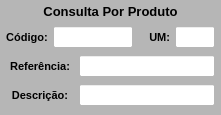
               <widget class="QWidget" name="widget_Cor2" native="true">
                <property name="sizePolicy">
                 <sizepolicy hsizetype="Preferred" vsizetype="Preferred">
                  <horstretch>0</horstretch>
                  <verstretch>0</verstretch>
                 </sizepolicy>
                </property>
                <property name="minimumSize">
                 <size>
                  <width>0</width>
                  <height>0</height>
                 </size>
                </property>
                <property name="maximumSize">
                 <size>
                  <width>350</width>
                  <height>16777215</height>
                 </size>
                </property>
                <property name="font">
                 <font>
                  <pointsize>8</pointsize>
                 </font>
                </property>
                <property name="styleSheet">
                 <string notr="true">background-color: rgb(182, 182, 182);</string>
                </property>
                <layout class="QVBoxLayout" name="verticalLayout_11">
                 <property name="spacing">
                  <number>1</number>
                 </property>
                 <property name="leftMargin">
                  <number>1</number>
                 </property>
                 <property name="topMargin">
                  <number>1</number>
                 </property>
                 <property name="rightMargin">
                  <number>1</number>
                 </property>
                 <property name="bottomMargin">
                  <number>6</number>
                 </property>
                 <item>
                  <widget class="QWidget" name="widget_16" native="true">
                   <property name="minimumSize">
                    <size>
                     <width>0</width>
                     <height>0</height>
                    </size>
                   </property>
                   <property name="maximumSize">
                    <size>
                     <width>16777215</width>
                     <height>25</height>
                    </size>
                   </property>
                   <property name="font">
                    <font>
                     <pointsize>8</pointsize>
                    </font>
                   </property>
                   <property name="styleSheet">
                    <string notr="true"/>
                   </property>
                   <layout class="QHBoxLayout" name="horizontalLayout_17">
                    <property name="spacing">
                     <number>3</number>
                    </property>
                    <property name="leftMargin">
                     <number>3</number>
                    </property>
                    <property name="topMargin">
                     <number>3</number>
                    </property>
                    <property name="rightMargin">
                     <number>3</number>
                    </property>
                    <property name="bottomMargin">
                     <number>3</number>
                    </property>
                    <item>
                     <widget class="QLabel" name="label_52">
                      <property name="maximumSize">
                       <size>
                        <width>16777215</width>
                        <height>16777215</height>
                       </size>
                      </property>
                      <property name="font">
                       <font>
                        <pointsize>10</pointsize>
                        <weight>75</weight>
                        <bold>true</bold>
                       </font>
                      </property>
                      <property name="text">
                       <string>Consulta Por Produto</string>
                      </property>
                      <property name="alignment">
                       <set>Qt::AlignCenter</set>
                      </property>
                     </widget>
                    </item>
                   </layout>
                  </widget>
                 </item>
                 <item>
                  <widget class="QWidget" name="widget_37" native="true">
                   <property name="minimumSize">
                    <size>
                     <width>0</width>
                     <height>0</height>
                    </size>
                   </property>
                   <property name="maximumSize">
                    <size>
                     <width>16777215</width>
                     <height>30</height>
                    </size>
                   </property>
                   <property name="font">
                    <font>
                     <pointsize>8</pointsize>
                    </font>
                   </property>
                   <property name="styleSheet">
                    <string notr="true"/>
                   </property>
                   <layout class="QHBoxLayout" name="horizontalLayout_4">
                    <property name="spacing">
                     <number>5</number>
                    </property>
                    <property name="leftMargin">
                     <number>5</number>
                    </property>
                    <property name="topMargin">
                     <number>3</number>
                    </property>
                    <property name="rightMargin">
                     <number>5</number>
                    </property>
                    <property name="bottomMargin">
                     <number>3</number>
                    </property>
                    <item>
                     <widget class="QLabel" name="label_54">
                      <property name="minimumSize">
                       <size>
                        <width>0</width>
                        <height>0</height>
                       </size>
                      </property>
                      <property name="maximumSize">
                       <size>
                        <width>68</width>
                        <height>16777215</height>
                       </size>
                      </property>
                      <property name="font">
                       <font>
                        <pointsize>8</pointsize>
                        <weight>75</weight>
                        <bold>true</bold>
                       </font>
                      </property>
                      <property name="text">
                       <string>Código:</string>
                      </property>
                      <property name="alignment">
                       <set>Qt::AlignCenter</set>
                      </property>
                     </widget>
                    </item>
                    <item>
                     <widget class="QLineEdit" name="line_Codigo">
                      <property name="sizePolicy">
                       <sizepolicy hsizetype="Preferred" vsizetype="Preferred">
                        <horstretch>0</horstretch>
                        <verstretch>0</verstretch>
                       </sizepolicy>
                      </property>
                      <property name="minimumSize">
                       <size>
                        <width>0</width>
                        <height>0</height>
                       </size>
                      </property>
                      <property name="maximumSize">
                       <size>
                        <width>80</width>
                        <height>16777215</height>
                       </size>
                      </property>
                      <property name="font">
                       <font>
                        <pointsize>8</pointsize>
                       </font>
                      </property>
                      <property name="styleSheet">
                       <string notr="true">background-color: rgb(255, 255, 255);</string>
                      </property>
                      <property name="alignment">
                       <set>Qt::AlignCenter</set>
                      </property>
                      <property name="placeholderText">
                       <string/>
                      </property>
                     </widget>
                    </item>
                    <item>
                     <widget class="QLabel" name="label_10">
                      <property name="font">
                       <font>
                        <pointsize>8</pointsize>
                       </font>
                      </property>
                      <property name="text">
                       <string/>
                      </property>
                     </widget>
                    </item>
                    <item>
                     <widget class="QLabel" name="label_25">
                      <property name="maximumSize">
                       <size>
                        <width>25</width>
                        <height>16777215</height>
                       </size>
                      </property>
                      <property name="font">
                       <font>
                        <pointsize>8</pointsize>
                        <weight>75</weight>
                        <bold>true</bold>
                       </font>
                      </property>
                      <property name="text">
                       <string>UM:</string>
                      </property>
                      <property name="alignment">
                       <set>Qt::AlignRight|Qt::AlignTrailing|Qt::AlignVCenter</set>
                      </property>
                     </widget>
                    </item>
                    <item>
                     <widget class="QLineEdit" name="line_UM">
                      <property name="sizePolicy">
                       <sizepolicy hsizetype="Preferred" vsizetype="Preferred">
                        <horstretch>0</horstretch>
                        <verstretch>0</verstretch>
                       </sizepolicy>
                      </property>
                      <property name="minimumSize">
                       <size>
                        <width>0</width>
                        <height>0</height>
                       </size>
                      </property>
                      <property name="maximumSize">
                       <size>
                        <width>40</width>
                        <height>16777215</height>
                       </size>
                      </property>
                      <property name="font">
                       <font>
                        <pointsize>8</pointsize>
                       </font>
                      </property>
                      <property name="styleSheet">
                       <string notr="true">background-color: rgb(255, 255, 255);</string>
                      </property>
                      <property name="alignment">
                       <set>Qt::AlignCenter</set>
                      </property>
                     </widget>
                    </item>
                   </layout>
                  </widget>
                 </item>
                 <item>
                  <widget class="QWidget" name="widget_26" native="true">
                   <property name="minimumSize">
                    <size>
                     <width>0</width>
                     <height>0</height>
                    </size>
                   </property>
                   <property name="maximumSize">
                    <size>
                     <width>16777215</width>
                     <height>30</height>
                    </size>
                   </property>
                   <property name="font">
                    <font>
                     <pointsize>8</pointsize>
                    </font>
                   </property>
                   <property name="styleSheet">
                    <string notr="true"/>
                   </property>
                   <layout class="QHBoxLayout" name="horizontalLayout_18">
                    <property name="spacing">
                     <number>5</number>
                    </property>
                    <property name="leftMargin">
                     <number>5</number>
                    </property>
                    <property name="topMargin">
                     <number>3</number>
                    </property>
                    <property name="rightMargin">
                     <number>5</number>
                    </property>
                    <property name="bottomMargin">
                     <number>3</number>
                    </property>
                    <item>
                     <widget class="QLabel" name="label_58">
                      <property name="minimumSize">
                       <size>
                        <width>0</width>
                        <height>0</height>
                       </size>
                      </property>
                      <property name="maximumSize">
                       <size>
                        <width>68</width>
                        <height>16777215</height>
                       </size>
                      </property>
                      <property name="font">
                       <font>
                        <pointsize>8</pointsize>
                        <weight>75</weight>
                        <bold>true</bold>
                       </font>
                      </property>
                      <property name="text">
                       <string>Referência:</string>
                      </property>
                      <property name="alignment">
                       <set>Qt::AlignCenter</set>
                      </property>
                     </widget>
                    </item>
                    <item>
                     <widget class="QLineEdit" name="line_Referencia">
                      <property name="sizePolicy">
                       <sizepolicy hsizetype="Preferred" vsizetype="Preferred">
                        <horstretch>0</horstretch>
                        <verstretch>0</verstretch>
                       </sizepolicy>
                      </property>
                      <property name="minimumSize">
                       <size>
                        <width>0</width>
                        <height>0</height>
                       </size>
                      </property>
                      <property name="maximumSize">
                       <size>
                        <width>16777215</width>
                        <height>16777215</height>
                       </size>
                      </property>
                      <property name="font">
                       <font>
                        <pointsize>8</pointsize>
                       </font>
                      </property>
                      <property name="cursor">
                       <cursorShape>IBeamCursor</cursorShape>
                      </property>
                      <property name="styleSheet">
                       <string notr="true">background-color: rgb(255, 255, 255);</string>
                      </property>
                      <property name="inputMask">
                       <string/>
                      </property>
                      <property name="text">
                       <string/>
                      </property>
                      <property name="maxLength">
                       <number>20</number>
                      </property>
                      <property name="frame">
                       <bool>true</bool>
                      </property>
                      <property name="echoMode">
                       <enum>QLineEdit::Normal</enum>
                      </property>
                      <property name="alignment">
                       <set>Qt::AlignLeading|Qt::AlignLeft|Qt::AlignVCenter</set>
                      </property>
                     </widget>
                    </item>
                   </layout>
                  </widget>
                 </item>
                 <item>
                  <widget class="QWidget" name="widget_14" native="true">
                   <property name="minimumSize">
                    <size>
                     <width>0</width>
                     <height>0</height>
                    </size>
                   </property>
                   <property name="maximumSize">
                    <size>
                     <width>16777215</width>
                     <height>30</height>
                    </size>
                   </property>
                   <property name="font">
                    <font>
                     <pointsize>8</pointsize>
                    </font>
                   </property>
                   <property name="styleSheet">
                    <string notr="true"/>
                   </property>
                   <layout class="QHBoxLayout" name="horizontalLayout_15">
                    <property name="spacing">
                     <number>5</number>
                    </property>
                    <property name="leftMargin">
                     <number>5</number>
                    </property>
                    <property name="topMargin">
                     <number>3</number>
                    </property>
                    <property name="rightMargin">
                     <number>5</number>
                    </property>
                    <property name="bottomMargin">
                     <number>3</number>
                    </property>
                    <item>
                     <widget class="QLabel" name="label_49">
                      <property name="minimumSize">
                       <size>
                        <width>0</width>
                        <height>0</height>
                       </size>
                      </property>
                      <property name="maximumSize">
                       <size>
                        <width>68</width>
                        <height>16777215</height>
                       </size>
                      </property>
                      <property name="font">
                       <font>
                        <pointsize>8</pointsize>
                        <weight>75</weight>
                        <bold>true</bold>
                       </font>
                      </property>
                      <property name="text">
                       <string>Descrição:</string>
                      </property>
                      <property name="alignment">
                       <set>Qt::AlignCenter</set>
                      </property>
                     </widget>
                    </item>
                    <item>
                     <widget class="QLineEdit" name="line_Descricao">
                      <property name="sizePolicy">
                       <sizepolicy hsizetype="Preferred" vsizetype="Preferred">
                        <horstretch>0</horstretch>
                        <verstretch>0</verstretch>
                       </sizepolicy>
                      </property>
                      <property name="minimumSize">
                       <size>
                        <width>0</width>
                        <height>0</height>
                       </size>
                      </property>
                      <property name="maximumSize">
                       <size>
                        <width>16777215</width>
                        <height>16777215</height>
                       </size>
                      </property>
                      <property name="font">
                       <font>
                        <pointsize>8</pointsize>
                       </font>
                      </property>
                      <property name="styleSheet">
                       <string notr="true">background-color: rgb(255, 255, 255);</string>
                      </property>
                      <property name="alignment">
                       <set>Qt::AlignLeading|Qt::AlignLeft|Qt::AlignVCenter</set>
                      </property>
                     </widget>
                    </item>
                   </layout>
                  </widget>
                 </item>
                </layout>
               </widget>
